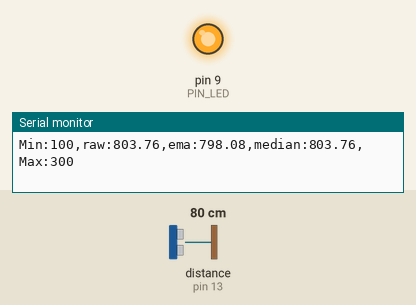
Simulated run of this sketch. Board: Arduino Uno, built with avr-gcc and run on an emulated ATmega328P. Parts: output pins drawn as LEDs (lit = HIGH), the last lines printed to the serial monitor. Wiring (inferred from the names in the program): ultrasonic range finder: trigger pin 12; echo pin 13. The test bench sets the inputs (shaded band); at power-on: distance to the obstacle (sensor on pin 13) 80 cm. The echo pulse lasts 58.3 µs per cm; pins used as bus, display or sensor lines are not drawn.

Above: at 1.2 s.
1.3 s: distance to the obstacle (sensor on pin 13) set to 34 cm
2.8 s: distance to the obstacle (sensor on pin 13) set to 27 cm
At 3.7 s:
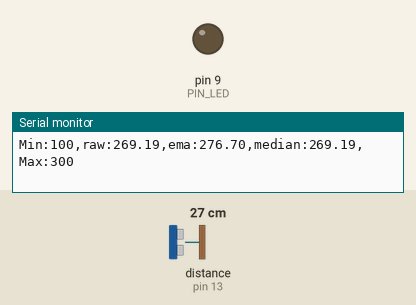
4.6 s: distance to the obstacle (sensor on pin 13) set to 12 cm
6.1 s: distance to the obstacle (sensor on pin 13) set to 9 cm
At 7.4 s:
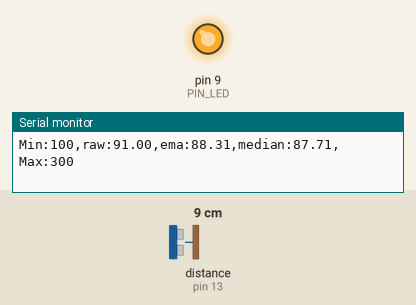
7.9 s: distance to the obstacle (sensor on pin 13) set to 18 cm
At 9.0 s:
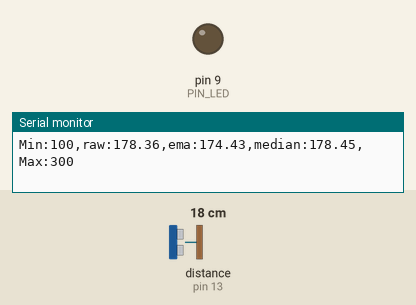
Timing chart, 0 to 10.7 s (numbered marks = the images above; inputs shaded):
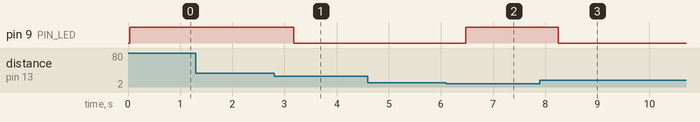

Measured:
- the behaviour switches between 31 and 30 cm on distance to the obstacle (sensor on pin 13) (found by bisection; images 0 and 1)
- the behaviour switches between 11 and 10 cm on distance to the obstacle (sensor on pin 13) (found by bisection; images 1 and 2)
- after the input at 2.8 s, pin 9 (PIN_LED): HIGH → LOW after 0.38 s
- after the input at 6.1 s, pin 9 (PIN_LED): LOW → HIGH after 0.38 s
- after the input at 7.9 s, pin 9 (PIN_LED): HIGH → LOW after 0.35 s

The sketch:

09_example_2.ino.ino
```cpp
// Arduino pin assignment
#define PIN_LED  9
#define PIN_TRIG 12
#define PIN_ECHO 13

// configurable parameters
#define SND_VEL 346.0     // sound velocity at 24 celsius degree (unit: m/sec)
#define INTERVAL 25       // sampling interval (unit: msec)
#define PULSE_DURATION 10 // ultra-sound Pulse Duration (unit: usec)
#define _DIST_MIN 100     // minimum distance to be measured (unit: mm)
#define _DIST_MAX 300     // maximum distance to be measured (unit: mm)

#define TIMEOUT ((INTERVAL / 2) * 1000.0) // maximum echo waiting time (unit: usec)
#define SCALE (0.001 * 0.5 * SND_VEL)     // coefficent to convert duration to distance

#define _EMA_ALPHA 0.1    // EMA weight of new sample (range: 0 to 1)

#define N 30              // median filter window size
float buffer[N];
int buf_index = 0;
int buf_count = 0;

// global variables
unsigned long last_sampling_time;   // unit: msec
float dist_ema;                     // EMA distance

float getMedian() {
  float temp[N];
  for (int i = 0; i < buf_count; i++) temp[i] = buffer[i];

  // 삽입 정렬
  for (int i = 1; i < buf_count; i++) {
    float key = temp[i];
    int j = i - 1;
    while (j >= 0 && temp[j] > key) {
      temp[j + 1] = temp[j];
      j--;
    }
    temp[j + 1] = key;
  }

  // 중앙값 반환
  if (buf_count % 2 == 1)
    return temp[buf_count / 2];
  else
    return (temp[buf_count / 2 - 1] + temp[buf_count / 2]) / 2.0;
}

void setup() {
  pinMode(PIN_LED, OUTPUT);
  pinMode(PIN_TRIG, OUTPUT);
  pinMode(PIN_ECHO, INPUT);
  digitalWrite(PIN_TRIG, LOW);

  Serial.begin(57600);
}

void loop() {
  float dist_raw, dist_median;

  if (millis() < last_sampling_time + INTERVAL)
    return;

  dist_raw = USS_measure(PIN_TRIG, PIN_ECHO);

  buffer[buf_index] = dist_raw;
  buf_index = (buf_index + 1) % N;
  if (buf_count < N) buf_count++;

  dist_median = getMedian();

  dist_ema = _EMA_ALPHA * dist_median + (1 - _EMA_ALPHA) * dist_ema;

  Serial.print("Min:");    Serial.print(_DIST_MIN);
  Serial.print(",raw:");   Serial.print(dist_raw);
  Serial.print(",ema:");   Serial.print(dist_ema);
  Serial.print(",median:");Serial.print(dist_median);
  Serial.print(",Max:");   Serial.print(_DIST_MAX);
  Serial.println("");

  if ((dist_median < _DIST_MIN) || (dist_median > _DIST_MAX))
    digitalWrite(PIN_LED, 1);   // LED OFF
  else
    digitalWrite(PIN_LED, 0);   // LED ON

  last_sampling_time += INTERVAL;
}
float USS_measure(int TRIG, int ECHO)
{
  digitalWrite(TRIG, HIGH);
  delayMicroseconds(PULSE_DURATION);
  digitalWrite(TRIG, LOW);

  return pulseIn(ECHO, HIGH, TIMEOUT) * SCALE; // mm 단위로 변환
}
```
